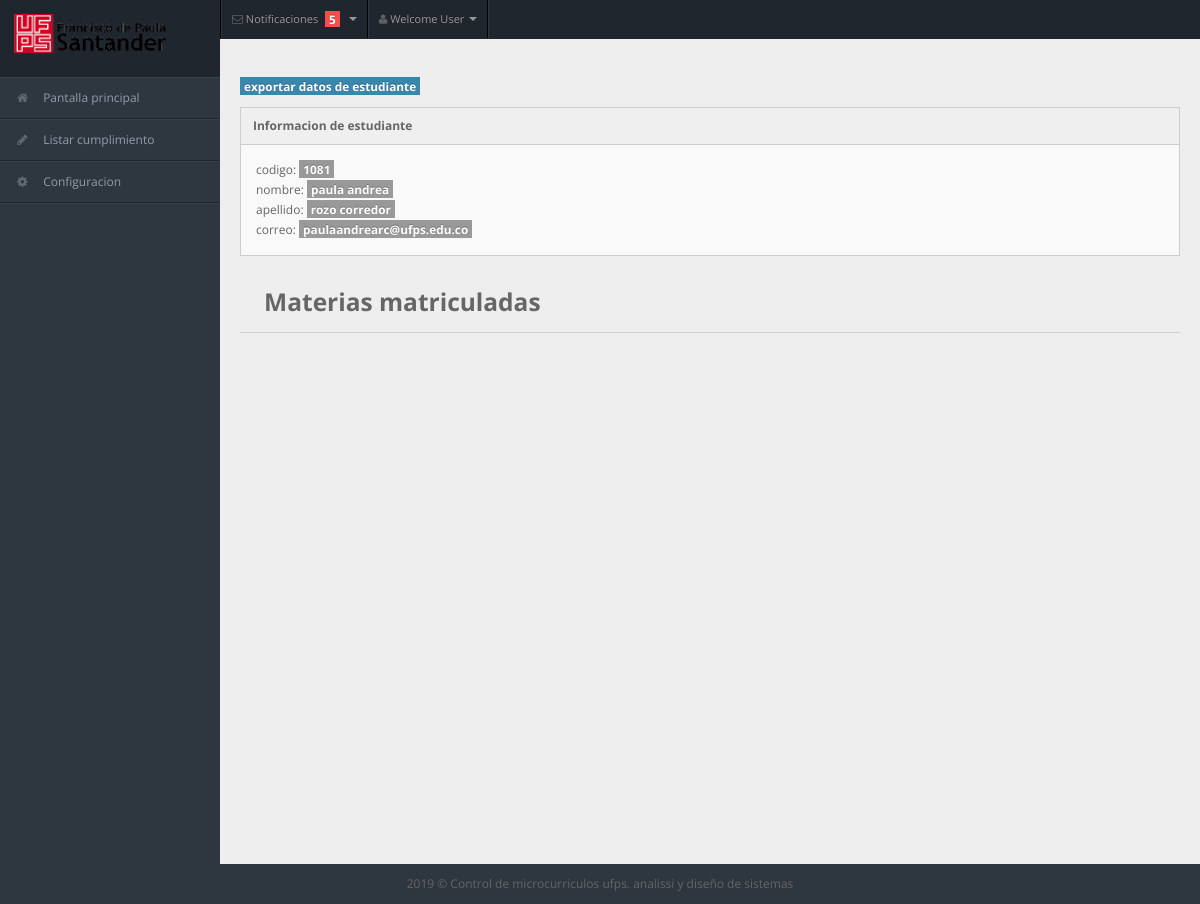
The app's page /views/admin/estudiante.php?cod=1081, older data.
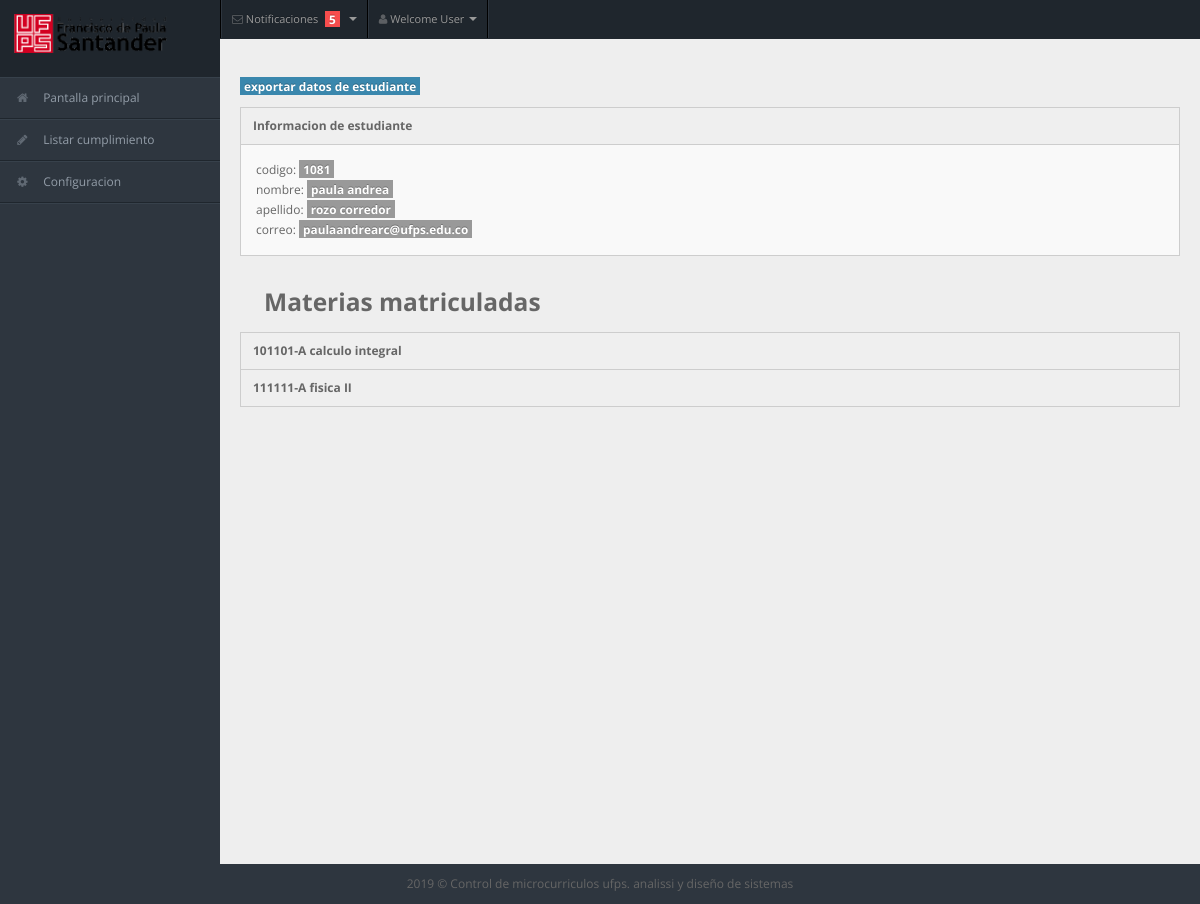
The same page, newer data.
### tables this page shows
CREATE TABLE `asignatura` (
  `codigo` int(11) NOT NULL,
  `nombre` varchar(50) NOT NULL,
  `semestre` int(11) NOT NULL,
  `intensidadhoraria` int(11) NOT NULL,
  `creditos` int(11) NOT NULL,
  `nombre_plandeestudios` varchar(50) NOT NULL
);

CREATE TABLE `grupo` (
  `grupo_numero` int(11) NOT NULL,
  `codigo_asignatura` int(11) NOT NULL,
  `grupo` char(1) NOT NULL DEFAULT 'A'
);

### model/DAO/estudianteDAO.php (called while the page is built, shortened)
<?php
require_once '../../model/DTO/asignaturaDTO.php';
class estudianteDAO {
    public function obtenerMatricula($codigo) {
        $conexion = new Conexion();
        $consulta = $conexion->prepare('SELECT M.* FROM matricula M , estudiante E   WHERE E.id_matricula = M.id AND E.codigo_persona = :idc');
        $consulta->bindParam(':idc', $codigo);
        $consulta->execute();
        $ces = null;
        $tabla_datos = $consulta->fetchAll(PDO::FETCH_ASSOC);
        foreach ($tabla_datos as $con => $valor) {
            $ces = new matriculaDTO();
            $ces->setId($tabla_datos[$con]["id"]);
            $ces->setSemestre($tabla_datos[$con]["semestre"]);
            $ces->setCodigo_programa($tabla_datos[$con]["codigo_programa"]);
        }
        return $ces;
    }
    public function consultarMaterias($id) {
        $conexion = new Conexion();
        $consulta = $conexion->prepare("SELECT A.* , G.* FROM persona P , estudiante E , matricula M , grupo G ,asignatura A , grupomatricula GM WHERE P.codigo=:idc AND P.codigo=E.codigo_persona AND M.id = E.id_matricula AND GM.id_matricula=E.id_matricula and G.codigo_asignatura = A.codigo AND GM.grupo_numero=G.grupo_numero");
        $consulta->bindParam(':idc', $id);
        $consulta->execute();
        $tabla_datos = $consulta->fetchAll(PDO::FETCH_ASSOC);
        $astraba = array();
        foreach ($tabla_datos as $con => $valor) {
            $ces = new asignaturaDTO();
            $ces->setCodigo($tabla_datos[$con]["codigo"]);
            $ces->setNombre($tabla_datos[$con]["nombre"]);
            $ces->setSemestre($tabla_datos[$con]["semestre"]);
            $ces->setIntencidad_horaria($tabla_datos[$con]["intensidadhoraria"]);
            $ces->setCreditos($tabla_datos[$con]["creditos"]);
            $ces->setNombre_planestudio($tabla_datos[$con]["nombre_plandeestudios"]);
            $gru = new grupoDTO();
            $gru->setGrupo_numero($tabla_datos[$con]["grupo_numero"]);
            $gru->setCodigo_asignatura($tabla_datos[$con]["codigo_asignatura"]);
            $gru->setGrupo($tabla_datos[$con]["grupo"]);
            array_push($astraba, array("mat" => $ces, "gru" => $gru));
        }
        return $astraba;
    }
}

### controllers/consultaseguimientocontroller.php (called while the page is built, shortened)
<?php
require_once '../../model/DTO/grupoDTO.php';
require_once '../../model/DTO/asignaturaDTO.php';
require_once '../../model/DAO/unidadDAO.php';
require_once '../../model/DAO/estudianteDAO.php';
require_once '../../model/DAO/temaDAO.php';
class consultaController {
    public function consultaestudiante($codigo) {
        $estudao = new estudianteDAO();
        $unidao = new unidadDAO();
        $matricula = $estudao->obtenerMatricula($codigo);
        $materias = $estudao->consultarMaterias($codigo);
        $combo = array();
        foreach ($materias as $materia) {
            $unidadesest = $unidao->consultar($materia["mat"]->getCodigo(), $materia["gru"]->getGrupo_numero());
            $contenido = $this->consultaTemaUnidad($unidadesest, $matricula);
            array_push($combo, array("materia" => $materia, "conten" => $contenido));
        }
        return $combo;
    }
    public function consultaTemaUnidad($unidades, $matricula) {
        $temada = new temaDAO();
        $temasu = array();
        foreach ($unidades as $unidad) {
            $temas = $temada->consultar($matricula->getId(), $unidad->getId());
            array_push($temasu, array("unidad" => $unidad, "tema" => $temas));
        }
        return $temasu;
    }
}
?>

### model/DAO/unidadDAO.php (called while the page is built, shortened)
<?php
class unidadDAO {
    public function consultar($id, $gru) {
        $conexion = new Conexion();
        $consulta = $conexion->prepare("SELECT U.id , U.nombre_contenido ,U.id_microcurriculo ,U.horaspresenciales,U.horasindependientes , U.horatotal FROM asignatura A , unidad U , microcurriculo M ,grupo G WHERE  U.id_microcurriculo=M.id AND M.id_grupo = :idg AND G.grupo_numero =M.id_grupo AND  A.codigo = G.codigo_asignatura and G.codigo_asignatura=:idc");
        $consulta->bindParam(':idc', $id);
        $consulta->bindParam(':idg', $gru);
        $consulta->execute();
        $tabla_datos = $consulta->fetchAll(PDO::FETCH_ASSOC);
        $astraba = array();
        foreach ($tabla_datos as $con => $valor) {
            $ces = new unidadDTO();
            $ces->setId($tabla_datos[$con]["id"]);
            $ces->setNombre($tabla_datos[$con]["nombre_contenido"]);
            $ces->setId_microcurriculo($tabla_datos[$con]["id_microcurriculo"]);
            $ces->setHora_presencial($tabla_datos[$con]["horaspresenciales"]);
            $ces->setHora_independiente($tabla_datos[$con]["horasindependientes"]);
            $ces->setHora_total($tabla_datos[$con]["horatotal"]);
            array_push($astraba, $ces);
        }
        return $astraba;
    }
}

### model/DAO/temaDAO.php (called while the page is built, shortened)
<?php
class temaDAO {
    public function consultar($idm, $idu) {
        $conexion = new Conexion();
        $consulta = $conexion->prepare("SELECT T.id , T.id_unidad , T.nombre , P.porcentaje from   tema T , unidad U , matricula M , prueba P WHERE
P.id_prueba = M.id AND M.id = :idm AND T.id = P.id_tema AND P.id_unidad =
T.id_unidad AND U.id = T.id_unidad  AND T.id_unidad =:idu ");
        $consulta->bindParam(':idm', $idm);
        $consulta->bindParam(':idu', $idu);
        $consulta->execute();
        $tabla_datos = $consulta->fetchAll(PDO::FETCH_ASSOC);
        $astraba = array();
        foreach ($tabla_datos as $con => $valor) {
            $ces = new temaDTO();
            $ces->setId($tabla_datos[$con]["id"]);
            $ces->setIdunidad($tabla_datos[$con]["id_unidad"]);
            $ces->setNombre($tabla_datos[$con]["nombre"]);
            $ces->setCalificacion($tabla_datos[$con]["porcentaje"]);
            array_push($astraba, $ces);
        }
        return $astraba;
    }
}

### model/DTO/asignaturaDTO.php (called while the page is built, shortened)
<?php
class asignaturaDTO {
    private $codigo;
    function getCodigo() {
        return $this->codigo;
    }
    function setCodigo($codigo) {
        $this->codigo = $codigo;
    }
}

### model/DTO/grupoDTO.php (called while the page is built, shortened)
<?php
class grupoDTO {
    private $grupo;
    function getGrupo() {
        return $this->grupo;
    }
    function setGrupo($grupo) {
        $this->grupo = $grupo;
    }
}

### views/admin/estudiante.php (the view, shortened to what the changed rows need)
<!DOCTYPE html>
<html lang="en">
    <?php
    $cod = $_GET["cod"];
    require_once '../../model/DAO/estudianteDAO.php';
    require_once '../../controllers/consultaseguimientocontroller.php';
    $algo = new consultaController();
    $list = $algo->consultaestudiante($cod);
    ?>
    <head>
        <link rel="stylesheet" href="../css/bootstrap.min.css" />
        <link rel="stylesheet" href="../css/bootstrap-responsive.min.css" />
        <link rel="stylesheet" href="../css/fullcalendar.css" />
        <link rel="stylesheet" href="../css/matrix-style.css" />
        <link rel="stylesheet" href="../css/matrix-media.css" />
        <link href="../font-awesome/css/font-awesome.css" rel="stylesheet" />
        <link rel="stylesheet" href="../css/jquery.gritter.css" />
    </head>
    <body>
        <?php
        include("../includes/navadmin.php");
        ?>
        <div id="content">
            <div class="container-fluid">
                <div class="row-fluid">
                    <div class="span6">
                        <a href="#">
                        </a>
                    </div>
                    <div class="widget-box">
                        <div class="widget-title">
                        </div>
                        <div class="widget-content">
                            <br>
                            <br>
                            <br>
                            <br>
                        </div>
                    </div>
                    <div class="span6">
                        <h3>
                        </h3>
                    </div>
                    <div class="widget-box collapsible">
                        <?php
                        foreach ($list as $elemento) {
                          $mater = $elemento["materia"];
                          $mat = $mater["mat"]->getCodigo();
                          $manon = $mater["mat"]->getNombre();
                          $gru = $mater["gru"]->getGrupo();
                          $mostmat = $mat . '-' . $gru . ' ' . $manon;
                          ?>
                          <div class="widget-title">
                              <a data-toggle="collapse" href="#collapse<?php echo $mat . $gru ?>">
                                  <h5> <?php echo $mostmat ?>  </h5>
                              </a>
                          </div>
                        <?php } ?>
                    </div>
                </div>
            </div>
        </div>
    </body>
</html>

Row changes from the older to the newer data that the page shows:
added asignatura: mostmat "101101-A calculo integral"
added asignatura: mostmat "111111-A fisica II"
